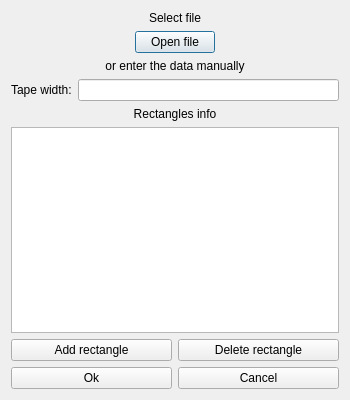
<?xml version="1.0" encoding="UTF-8"?>
<ui version="4.0">
 <class>EnterData</class>
 <widget class="QDialog" name="EnterData">
  <property name="geometry">
   <rect>
    <x>0</x>
    <y>0</y>
    <width>350</width>
    <height>400</height>
   </rect>
  </property>
  <property name="windowTitle">
   <string>Enter data</string>
  </property>
  <layout class="QGridLayout" name="gridLayout_2">
   <item row="0" column="0">
    <layout class="QGridLayout" name="gridLayout">
     <item row="0" column="0" colspan="2">
      <layout class="QVBoxLayout" name="verticalLayout">
       <item>
        <widget class="QLabel" name="selected_file_label">
         <property name="text">
          <string>Select file</string>
         </property>
         <property name="alignment">
          <set>Qt::AlignCenter</set>
         </property>
        </widget>
       </item>
       <item>
        <layout class="QHBoxLayout" name="horizontalLayout">
         <item>
          <spacer name="horizontalSpacer_2">
           <property name="orientation">
            <enum>Qt::Horizontal</enum>
           </property>
           <property name="sizeHint" stdset="0">
            <size>
             <width>40</width>
             <height>20</height>
            </size>
           </property>
          </spacer>
         </item>
         <item>
          <widget class="QPushButton" name="open_file_button">
           <property name="text">
            <string>Open file</string>
           </property>
          </widget>
         </item>
         <item>
          <spacer name="horizontalSpacer">
           <property name="orientation">
            <enum>Qt::Horizontal</enum>
           </property>
           <property name="sizeHint" stdset="0">
            <size>
             <width>40</width>
             <height>20</height>
            </size>
           </property>
          </spacer>
         </item>
        </layout>
       </item>
       <item>
        <widget class="QLabel" name="label_2">
         <property name="text">
          <string>or enter the data manually</string>
         </property>
         <property name="alignment">
          <set>Qt::AlignCenter</set>
         </property>
        </widget>
       </item>
       <item>
        <layout class="QHBoxLayout" name="horizontalLayout_2">
         <item>
          <widget class="QLabel" name="tape_width_label">
           <property name="text">
            <string>Tape width:</string>
           </property>
          </widget>
         </item>
         <item>
          <widget class="QLineEdit" name="width_edit"/>
         </item>
        </layout>
       </item>
       <item>
        <widget class="QLabel" name="rectangles_info_label">
         <property name="text">
          <string>Rectangles info</string>
         </property>
         <property name="alignment">
          <set>Qt::AlignCenter</set>
         </property>
        </widget>
       </item>
       <item>
        <widget class="QTableWidget" name="rectangles_table">
         <property name="sizePolicy">
          <sizepolicy hsizetype="Expanding" vsizetype="Expanding">
           <horstretch>0</horstretch>
           <verstretch>0</verstretch>
          </sizepolicy>
         </property>
        </widget>
       </item>
       <item>
        <layout class="QVBoxLayout" name="verticalLayout_3">
         <item>
          <layout class="QHBoxLayout" name="horizontalLayout_3">
           <item>
            <widget class="QPushButton" name="add_rectangle_button">
             <property name="text">
              <string>Add rectangle</string>
             </property>
            </widget>
           </item>
           <item>
            <widget class="QPushButton" name="delete_rectangle_button">
             <property name="text">
              <string>Delete rectangle</string>
             </property>
            </widget>
           </item>
          </layout>
         </item>
        </layout>
       </item>
       <item>
        <layout class="QHBoxLayout" name="horizontalLayout_4">
         <item>
          <widget class="QPushButton" name="ok_button">
           <property name="text">
            <string>Ok</string>
           </property>
          </widget>
         </item>
         <item>
          <widget class="QPushButton" name="cancel_button">
           <property name="text">
            <string>Cancel</string>
           </property>
          </widget>
         </item>
        </layout>
       </item>
      </layout>
     </item>
    </layout>
   </item>
  </layout>
 </widget>
 <resources/>
 <connections/>
</ui>
